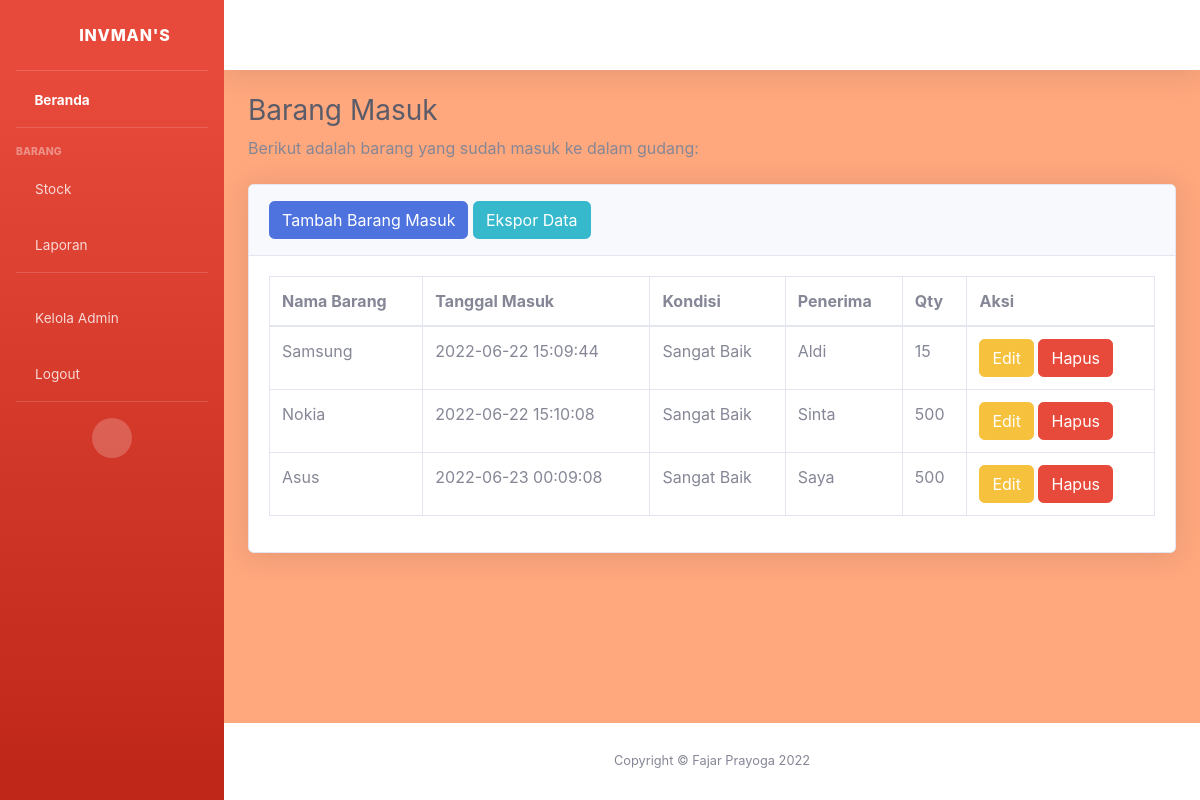
The page /masuk.php (signed in) on the database its author committed.
### tables this page shows
CREATE TABLE `barang_masuk` (
  `kode_masuk` int(11) NOT NULL,
  `kode_barang` int(11) NOT NULL,
  `tgl_masuk` timestamp NOT NULL DEFAULT current_timestamp(),
  `kondisi` varchar(30) NOT NULL,
  `penerima` varchar(30) NOT NULL,
  `qty` int(11) NOT NULL
);

CREATE TABLE `stok_barang` (
  `kode_barang` int(11) NOT NULL,
  `nama_barang` varchar(30) NOT NULL,
  `asal_barang` varchar(30) NOT NULL,
  `stok` int(11) NOT NULL
);

### masuk.php (the view, shortened to what this page needs)
<?php
require 'function.php';
?>
<!DOCTYPE html>
<html lang="en">
<head>
    <link href="vendor/fontawesome-free/css/all.min.css" rel="stylesheet" type="text/css">
    <link
        href="css/font-googleapis.css"
        rel="stylesheet">
    <link href="css/sb-admin-2.min.css" rel="stylesheet">
    <link href="vendor/datatables/dataTables.bootstrap4.min.css" rel="stylesheet">
</head>
<body id="page-top">
    <div id="wrapper">
        <ul class="navbar-nav bg-gradient-danger sidebar sidebar-dark accordion" id="accordionSidebar">
            <a class="sidebar-brand d-flex align-items-center justify-content-center">
                <div class="sidebar-brand-icon rotate-n-15">
                    <i class="fas fa-thumbs-up"></i>
                </div>
                <div class="sidebar-brand-text mx-3">InvMan's</div>
            </a>
            <hr class="sidebar-divider my-0">
            <li class="nav-item active">
                <a class="nav-link" href="index.php">
                    <i class="fas fa-home"></i>
                    <span>Beranda</span></a>
            </li>
            <hr class="sidebar-divider">
            <div class="sidebar-heading">
                Barang
            </div>
            <li class="nav-item">
                <a class="nav-link" href="stock.php">
                    <i class="fas fa-box"></i>
                    <span>Stock</span>
                </a>
            </li>
            <li class="nav-item">
                <a class="nav-link" href="#" data-toggle="collapse" data-target="#collapseUtilities"
                    aria-expanded="true" aria-controls="collapseUtilities">
                    <i class="fas fa-clipboard-list"></i>
                    <span>Laporan</span>
                </a>
            </li>
            <hr class="sidebar-divider">
            <li class="nav-item">
                <a class="nav-link" href="admin.php">
                <i class="fas fa-user-cog"></i>
                    <span>Kelola Admin</span></a>
            </li>
            <li class="nav-item">
                <a class="nav-link" href="logout.php">
                <i class="fas fa-sign-out-alt"></i>
                    <span>Logout</span></a>
            </li>
            <hr class="sidebar-divider d-none d-md-block">
            <div class="text-center d-none d-md-inline">
                <button class="rounded-circle border-0" id="sidebarToggle"></button>
            </div>
        </ul>
        <div id="content-wrapper" class="d-flex flex-column">
            <div id="content">
                <nav class="navbar navbar-expand navbar-light bg-white topbar mb-4 static-top shadow">
                </nav>
            <div class="container-fluid">
<h1 class="h3 mb-2 text-gray-800">Barang Masuk</h1>
<p class="mb-4">Berikut adalah barang yang sudah masuk ke dalam gudang:</p>
<div class="card shadow mb-4">
    <div class="card-header py-3">
  <button type="button" class="btn btn-primary" data-toggle="modal" data-target="#myModal">
    Tambah Barang Masuk
  </button>
  <a href="expmasuk.php" class="btn btn-info">Ekspor Data</a>
    </div>
    <div class="card-body">
        <div class="table-responsive">
            <table class="table table-bordered" id="dataTable" width="100%" cellspacing="0">
                <thead>
                    <tr>
                        <th>Nama Barang</th>
                        <th>Tanggal Masuk</th>
                        <th>Kondisi</th>
                        <th>Penerima</th>
                        <th>Qty</th>
                        <th>Aksi</th>
                    </tr>
                </thead>
                <tbody>
                    <?php
                        $ambilsemua = mysqli_query($koneksi, "SELECT * FROM barang_masuk m, stok_barang s WHERE s.kode_barang = m.kode_barang");
                        while($data = mysqli_fetch_array($ambilsemua)){
                            $kodebrg = $data['kode_barang'];
                            $namabrg = $data['nama_barang'];
                            $tanggal = $data['tgl_masuk'];
                            $kondisi = $data['kondisi'];
                            $penerima = $data['penerima'];
                            $qty = $data['qty'];
                    ?>
                    <tr>
                        <td><?=$namabrg?></td>
                        <td><?=$tanggal?></td>
                        <td><?=$kondisi?></td>
                        <td><?=$penerima?></td>
                        <td><?=$qty?></td>
                        <td>
                        <button type="button" class="btn btn-warning" data-toggle="modal" data-target="#edit<?=$kodebrg?>">
                                Edit
                            </button>
                            <button type="button" class="btn btn-danger" data-toggle="modal" data-target="#delete<?=$kodebrg?>">
                                Hapus
                            </button>
                        </td>
                    </tr>
                    <?php
                        }
                    ?>
                </tbody>
            </table>
        </div>
    </div>
</div>
</div>
</div>
            <footer class="sticky-footer bg-white">
                <div class="container my-auto">
                    <div class="copyright text-center my-auto">
                        <span>Copyright &copy; Fajar Prayoga 2022</span>
                    </div>
                </div>
            </footer>
        </div>
    </div>
</body>
</html>

### rows shown on the page
barang_masuk: kode_barang.nama_barang "Samsung", tgl_masuk "2022-06-22 15:09:44", kondisi "Sangat Baik", penerima "Aldi", qty "15"
barang_masuk: kode_barang.nama_barang "Nokia", tgl_masuk "2022-06-22 15:10:08", kondisi "Sangat Baik", penerima "Sinta", qty "500"
barang_masuk: kode_barang.nama_barang "Asus", tgl_masuk "2022-06-23 00:09:08", kondisi "Sangat Baik", penerima "Saya", qty "500"
